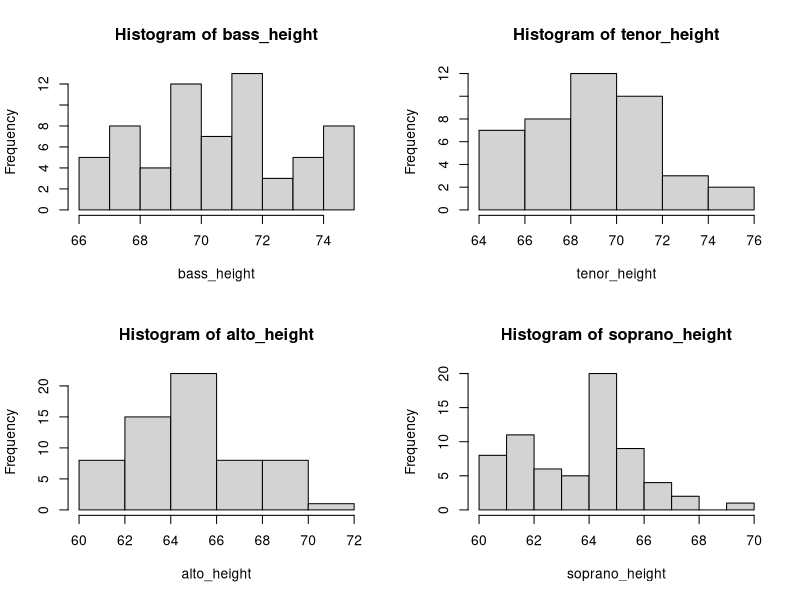
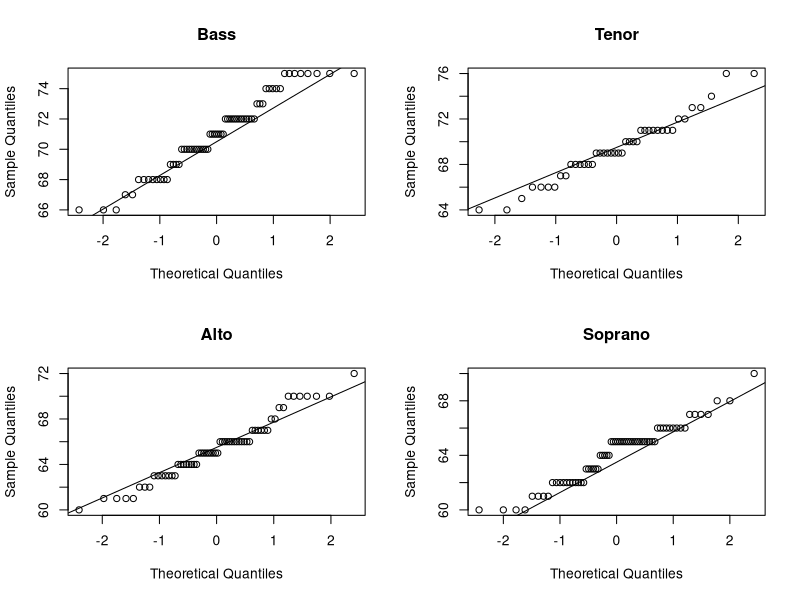
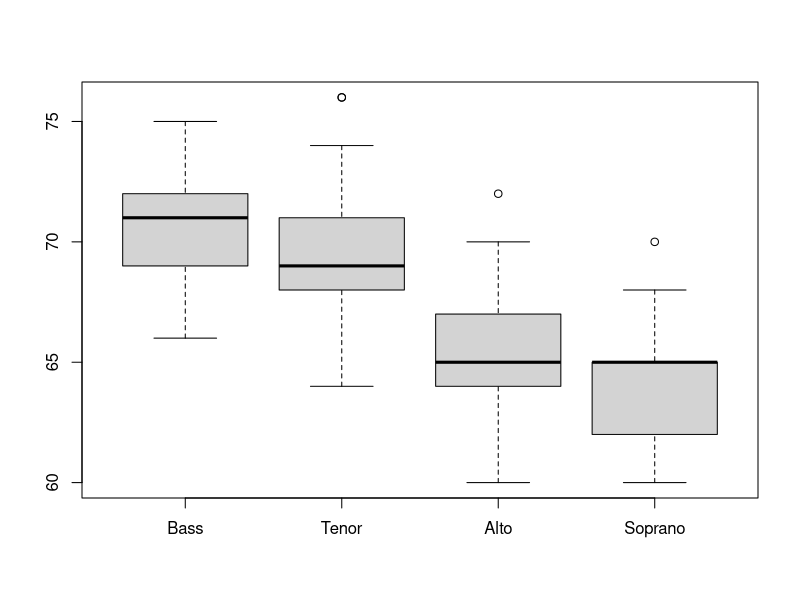

Here is the R script that generated these plots, in order:
singer = read.table('singer.txt', header = T, sep = ',')
# According to 4 different voice parts, extract the corresponding data of height
alto_height = singer[which(singer$voice.part=='Alto'), 'height']
bass_height = singer[which(singer$voice.part=='Bass'), 'height']
tenor_height = singer[which(singer$voice.part=='Tenor'), 'height']
soprano_height = singer[which(singer$voice.part=='Soprano'), 'height']
# histogram
par(mfrow=c(2,2))
hist(bass_height)
hist(tenor_height)
hist(alto_height)
hist(soprano_height)
# Q-Q plot
par(mfrow=c(2,2))
qqnorm(bass_height, main = 'Bass')
qqline(bass_height)
qqnorm(tenor_height, main = 'Tenor')
qqline(tenor_height)
qqnorm(alto_height, main = 'Alto')
qqline(alto_height)
qqnorm(soprano_height, main = 'Soprano')
qqline(soprano_height)

par(mfrow=c(1,1))
boxplot(bass_height, tenor_height, alto_height, soprano_height, names = c('Bass', 'Tenor', 'Alto', 'Soprano'))

mean(alto_height)
mean(soprano_height)

t.test(alto_height, soprano_height, alternative = "two.sided", conf.level = 0.95, 
       var.equal = FALSE)
